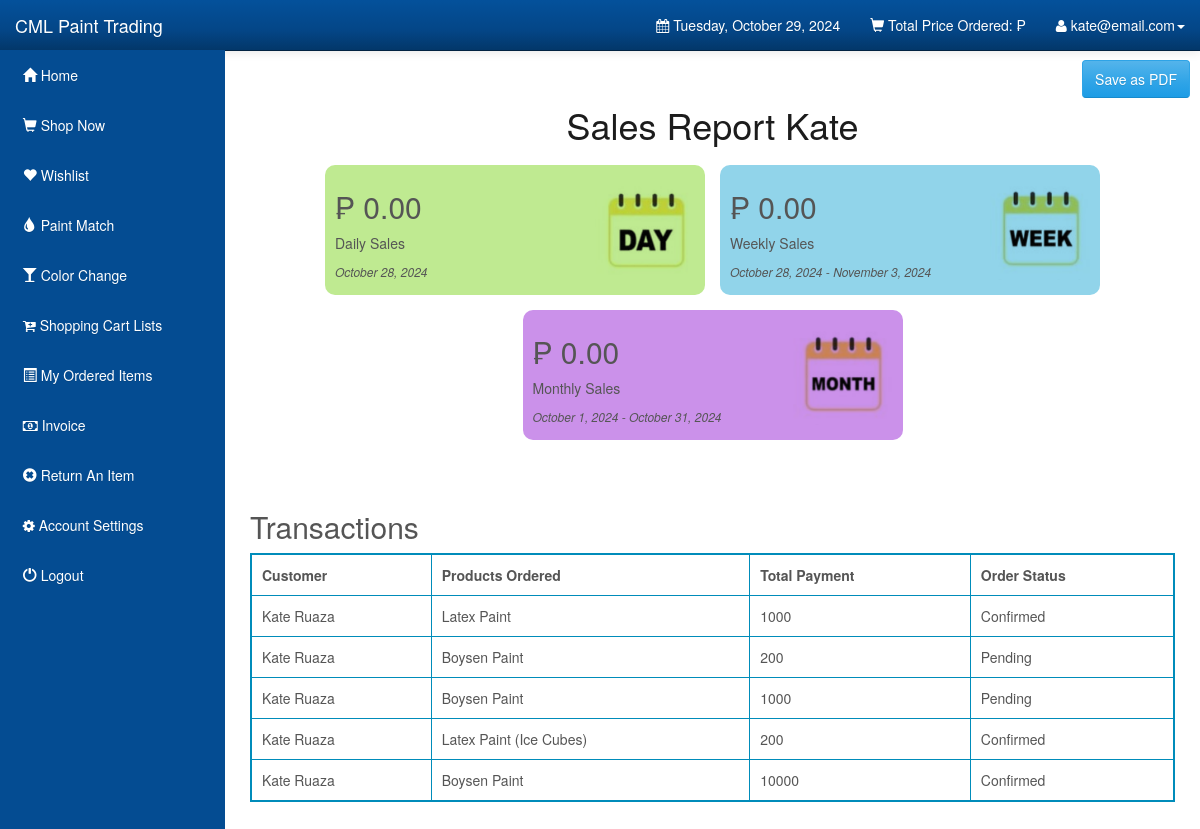
Page /Customers/salesreport.php (signed in) on the earlier database version.
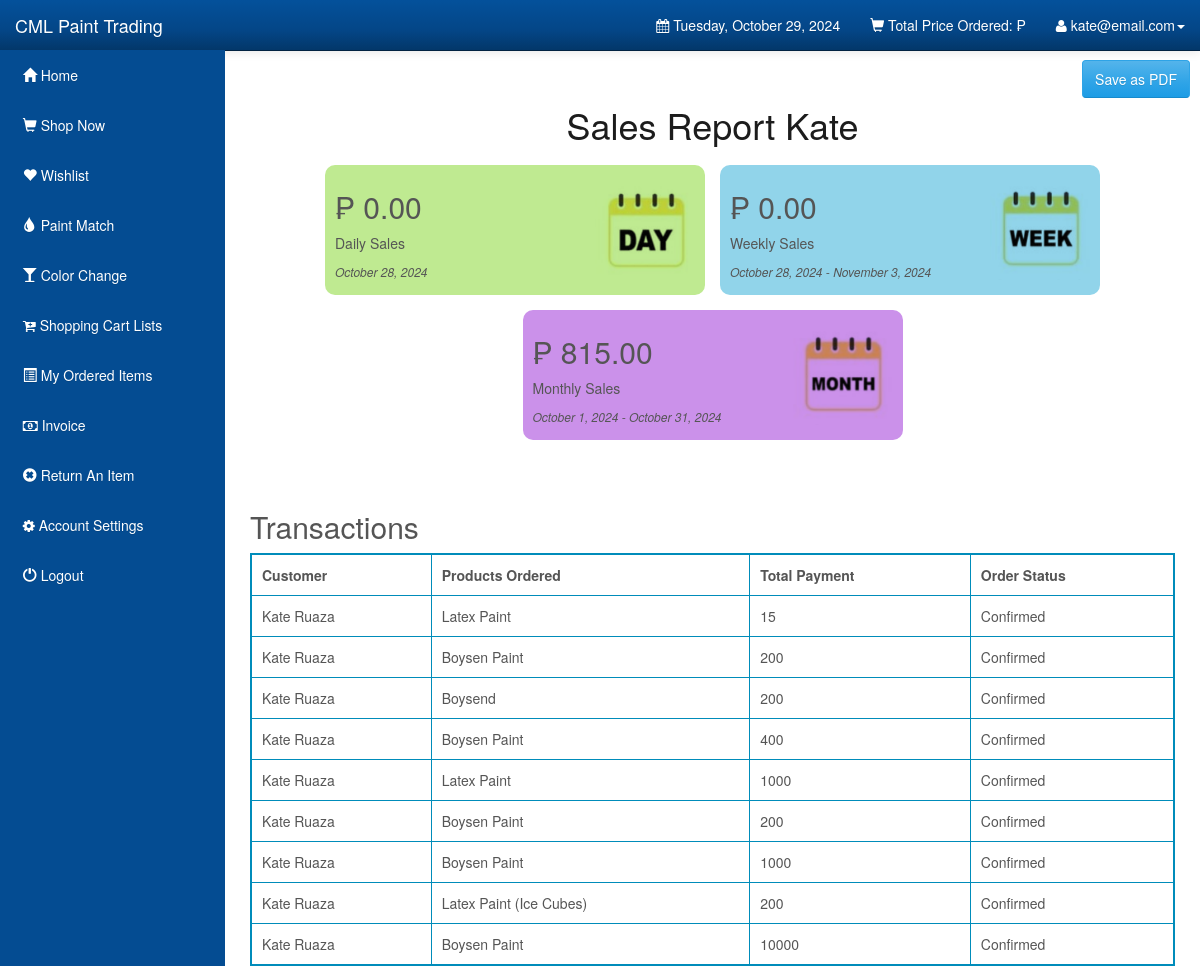
Same page on the later database version.
### tables this page shows
CREATE TABLE `users` (
  `user_id` int(11) NOT NULL,
  `user_email` varchar(1000) NOT NULL,
  `user_password` varchar(1000) NOT NULL,
  `user_firstname` varchar(1000) NOT NULL,
  `user_lastname` varchar(1000) NOT NULL,
  `user_address` varchar(1000) NOT NULL,
  `user_mobile` varchar(255) NOT NULL,
  `type` enum('Admin','Customer','Cashier') DEFAULT NULL
);

CREATE TABLE `orderdetails` (
  `order_id` int(10) UNSIGNED NOT NULL,
  `user_id` int(11) NOT NULL DEFAULT 0,
  `order_name` varchar(1000) NOT NULL DEFAULT '',
  `order_price` double NOT NULL DEFAULT 0,
  `order_quantity` int(10) UNSIGNED NOT NULL DEFAULT 0,
  `order_total` double NOT NULL DEFAULT 0,
  `order_status` varchar(45) NOT NULL DEFAULT '',
  `order_date` date DEFAULT NULL,
  `order_pick_up` datetime(6) DEFAULT NULL,
  `order_pick_place` enum('Quezon City','Caloocan','Valenzuela','San Jose de Monte') DEFAULT NULL,
  `gl` enum('Gallon','Liter') DEFAULT NULL,
  `payment_id` int(11) DEFAULT NULL,
  `product_id` int(11) DEFAULT NULL
);

### Customers/salesreport.php (the view, shortened to what this page needs)
<?php
require_once 'config.php';
extract($_SESSION);
$stmt_edit = $DB_con->prepare('SELECT * FROM users WHERE user_email = :user_email');
$stmt_edit->execute(array(':user_email' => $user_email));
$edit_row = $stmt_edit->fetch(PDO::FETCH_ASSOC);
if ($edit_row) {
    extract($edit_row);
}
?>
<!DOCTYPE html>
<html lang="en">
<head>
    <link rel="stylesheet" type="text/css" href="bootstrap/css/bootstrap.min.css" />
    <link rel="stylesheet" type="text/css" href="font-awesome/css/font-awesome.min.css" />
    <link rel="stylesheet" type="text/css" href="css/local.css" />
    <link rel="stylesheet" type="text/css" href="../Admin/css/salesreport.css" />
    <link rel="stylesheet" href="https://cdn.jsdelivr.net/npm/sweetalert2@11/dist/sweetalert2.min.css">
</head>
<body>
    <div id="wrapper">
        <a type="button" class="btn btn-primary" id="saveAsPDFBtn" href="../Admin/generate_pdf.php">Save as PDF</a>
        <?php require_once "navigation.php" ?>
        <div id="page-wrapper">
            <div class="sales-report-container">
                <h1>Sales Report <?php echo $_SESSION['user_firstname'] ?></h1>
                <div class="sales-report-content">
                    <?php
                    $current_user_id = $_SESSION['user_id'];
                    $stmt_daily = $DB_con->prepare(
                        'SELECT SUM(order_total) as daily_sales,
                        DATE(order_pick_up) as date
                        FROM orderdetails
                        WHERE DATE(order_date) = CURDATE()
                        AND user_id = ?');
                    $stmt_daily->bindParam(1, $current_user_id, PDO::PARAM_INT);
                    $stmt_daily->execute();
                    $daily = $stmt_daily->fetch(PDO::FETCH_ASSOC);
                    $dailySales = $daily['daily_sales'] ?? 0;
                    $dailyDate = $daily['date'] ?? date('Y-m-d');
                    $stmt_weekly = $DB_con->prepare(
                        'SELECT SUM(order_total) as weekly_sales,
                                DATE_SUB(CURDATE(), INTERVAL WEEKDAY(CURDATE()) DAY) as start_date,
                                DATE_ADD(DATE_SUB(CURDATE(), INTERVAL WEEKDAY(CURDATE()) DAY), INTERVAL 6 DAY) as end_date
                         FROM orderdetails
                         WHERE DATE(order_date) BETWEEN
                               DATE_SUB(CURDATE(), INTERVAL WEEKDAY(CURDATE()) DAY)
                               AND DATE_ADD(DATE_SUB(CURDATE(), INTERVAL WEEKDAY(CURDATE()) DAY), INTERVAL 6 DAY)
                               AND user_id = ?');
                    $stmt_weekly->bindParam(1, $current_user_id, PDO::PARAM_INT);
                    $stmt_weekly->execute();
                    $weekly = $stmt_weekly->fetch(PDO::FETCH_ASSOC);
                    $weeklySales = $weekly['weekly_sales'] ?? 0;
                    $weeklyStartDate = $weekly['start_date'] ?? date('Y-m-d', strtotime('-7 days'));
                    $weeklyEndDate = $weekly['end_date'] ?? date('Y-m-d');
                    $stmt_monthly = $DB_con->prepare(
                        'SELECT SUM(order_total) as monthly_sales,
                                DATE_FORMAT(CURDATE(), "%Y-%m-01") as start_date,
                                LAST_DAY(CURDATE()) as end_date
                         FROM orderdetails
                         WHERE DATE(order_date) BETWEEN
                               DATE_FORMAT(CURDATE(), "%Y-%m-01")
                               AND LAST_DAY(CURDATE())
                               AND user_id = ?');
                    $stmt_monthly->bindParam(1, $current_user_id, PDO::PARAM_INT);
                    $stmt_monthly->execute();
                    $monthly = $stmt_monthly->fetch(PDO::FETCH_ASSOC);
                    $monthlySales = $monthly['monthly_sales'] ?? 0;
                    $monthlyStartDate = $monthly['start_date'] ?? date('Y-m-d', strtotime('-1 month'));
                    $monthlyEndDate = $monthly['end_date'] ?? date('Y-m-d');
                    ?>
                    <div class="sales-report-item" data-toggle="modal" data-target="#dailySales">
                        <div>
                            <h2>&#8369 <?php echo number_format($dailySales, 2); ?></h2>
                            <p>Daily Sales</p>
                            <p><?php echo date('F j, Y', strtotime($dailyDate)); ?></p>
                        </div>
                        <img src="../Admin/local_image/daily.jpeg" alt="Daily Sales">
                    </div>
                    <div class="sales-report-item" data-toggle="modal" data-target="#weeklySales">
                        <div>
                            <h2>&#8369 <?php echo number_format($weeklySales, 2); ?></h2>
                            <p>Weekly Sales</p>
                            <p><?php echo date('F j, Y', strtotime($weeklyStartDate)) . ' - ' . date('F j, Y', strtotime($weeklyEndDate)); ?></p>
                        </div>
                        <img src="../Admin/local_image/weekly.jpeg" alt="Weekly Sales">
                    </div>
                    <div class="sales-report-item" data-toggle="modal" data-target="#monthlySales">
                        <div>
                            <h2>&#8369 <?php echo number_format($monthlySales, 2); ?></h2>
                            <p>Monthly Sales</p>
                            <p><?php echo date('F j, Y', strtotime($monthlyStartDate)) . ' - ' . date('F j, Y', strtotime($monthlyEndDate)); ?></p>
                        </div>
                        <img src="../Admin/local_image/monthly.jpeg" alt="Monthly Sales">
                    </div>
                </div>
                <div class="sales-report-transactions">
                    <h2>Transactions</h2>
                    <div class="transactions-table">
                        <table>
                            <thead>
                                <tr>
                                    <th>Customer</th>
                                    <th>Products Ordered</th>
                                    <th>Total Payment</th>
                                    <th>Order Status</th>
                                </tr>
                            </thead>
                            <tbody>
                                <?php
                                $current_user = $_SESSION['user_id'];
                                $stmt = $DB_con->prepare('SELECT users.user_email, users.user_firstname, users.user_lastname, users.user_address, orderdetails.*
                                FROM users
                                INNER JOIN orderdetails
                                ON users.user_id = orderdetails.user_id
                                WHERE orderdetails.user_id = :current_user
                                ORDER BY orderdetails.order_pick_up DESC');
                                $stmt->bindParam(':current_user', $current_user, PDO::PARAM_INT);
                                $stmt->execute();
                                if ($stmt->rowCount() > 0) {
                                    while ($row = $stmt->fetch(PDO::FETCH_ASSOC)) {
                                        $customerName = $row['user_firstname'] . ' ' . $row['user_lastname'];
                                        $productsOrdered = $row['order_name'];
                                        $orderStatus = $row['order_status'];
                                        $totalBill = $row['order_total'];
                                        ?>
                                        <tr>
                                            <td><?php echo htmlspecialchars($customerName); ?></td>
                                            <td><?php echo htmlspecialchars($productsOrdered); ?></td>
                                            <td><?php echo htmlspecialchars($totalBill); ?></td>
                                            <td><?php echo htmlspecialchars($orderStatus); ?></td>
                                        </tr>
                                        <?php
                                    }
                                } else {
                                    ?>
                                    <tr>
                                        <td colspan="3">No transactions found.</td>
                                    </tr>
                                    <?php
                                }
                                ?>
                            </tbody>
                        </table>
                    </div>
                </div>
            </div>
        </div>
        <br />
        <br />
    </div>
</body>
</html>

### Customers/navigation.php (shortened to what this page needs)
<nav class="navbar navbar-inverse navbar-fixed-top" role="navigation">
    <div class="navbar-header">
        <a class="navbar-brand" href="index.php">CML Paint Trading</a>
    </div>
    <div class="collapse navbar-collapse navbar-ex1-collapse">
        <ul class="nav navbar-nav side-nav">
            <li><a href="index.php"> &nbsp; <span class='glyphicon glyphicon-home'></span> Home</a></li>
            <li><a href="shop.php?id=1"> &nbsp; <span class='glyphicon glyphicon-shopping-cart'></span> Shop Now</a></li>
            <?php
                if ($_SESSION['user_type'] != 'Cashier'){
                ?>
                    <li><a href="wishlist.php?id=1">&nbsp; <span class='glyphicon glyphicon-heart'></span> Wishlist </a></li>
                    <li><a href="paint-match.php"> &nbsp; <span class='glyphicon glyphicon-tint'></span> Paint Match</a></li>
                    <li><a href="color-change.php"> &nbsp; <span class='glyphicon glyphicon-glass'></span> Color Change</a></li>
                <?php
                }
            ?>
            <li><a href="cart_items.php"> &nbsp; <span class='fa fa-cart-plus'></span> Shopping Cart Lists</a></li>
            <li><a href="orders.php"> &nbsp; <span class='glyphicon glyphicon-list-alt'></span> My Ordered Items</a></li>
            <?php
                if ($_SESSION['user_type'] != 'Cashier'){
                    ?>
                    <li><a href="invoice.php"> &nbsp; <span class='fa fa-money'></span> Invoice </a></li>
                    <li><a href="returnItemPage.php"> &nbsp; <span class='glyphicon glyphicon-remove-sign'></span> Return An Item</a></li>
                    <?php
                }
            ?>
            <li><a data-toggle="modal" data-target="#setAccount"> &nbsp; <span class='fa fa-gear'></span> Account Settings</a></li>
            <li><a href="logout.php"> &nbsp; <span class='glyphicon glyphicon-off'></span> Logout</a></li>
        </ul>
        <ul class="nav navbar-nav navbar-right navbar-user">
            <li class="dropdown messages-dropdown">
                <a href="#"><i class="fa fa-calendar"></i> <?php
                                                            $Today = date('y:m:d');
                                                            $new = date('l, F d, Y', strtotime($Today));
                                                            echo $new; ?></a>
            </li>
            <li class="dropdown user-dropdown">
                <a href="#" class="dropdown-toggle" data-toggle="dropdown"><span class='glyphicon glyphicon-shopping-cart'></span> Total Price Ordered: &#8369; <?php echo $total; ?> </b></a>
            </li>
            <li class="dropdown user-dropdown">
                <a href="#" class="dropdown-toggle" data-toggle="dropdown"><i class="fa fa-user"></i> <?php echo $user_email; ?><b class="caret"></b></a>
            </li>
        </ul>
    </div>
</nav>

### Customers/css/local.css (style rules this page uses)
#wrapper { padding-left: 0; }
#page-wrapper { width: 100%; padding: 5px 15px; }
body { font-family: "Helvetica Neue", Helvetica, Arial, sans-serif; font-size: 14px; line-height: 1.42857143; color: #555555; background-color: #ffffff; }
.btn { display: inline-block; margin-bottom: 0; font-weight: normal; text-align: center; vertical-align: middle; cursor: pointer; background-image: none; border: 1px solid transparent; white-space: nowrap; padding: 8px 12px; font-size: 14px; line-height: 1.42857143; border-radius: 4px; -webkit-user-select: none; -moz-user-select: none; -ms-user-select: none; user-select: none; }
.btn-primary { color: #ffffff; background-color: #2fa4e7; border-color: #2fa4e7; }
.navbar-inverse { background-color: #033c73; border-color: #022f5a; }
.navbar-inverse .navbar-brand { color: #ffffff; }
.navbar-inverse .navbar-nav > li > a { color: #ffffff; }
.navbar-inverse .navbar-collapse, .navbar-inverse .navbar-form { border-color: #022a50; }
.navbar { background-image: -webkit-linear-gradient(#54b4eb, #2fa4e7 60%, #1d9ce5); background-image: linear-gradient(#54b4eb, #2fa4e7 60%, #1d9ce5); background-repeat: no-repeat; filter: progid:DXImageTransform.Microsoft.gradient(startColorstr='#ff54b4eb', endColorstr='#ff1d9ce5', GradientType=0); border-bottom: 1px solid #178acc; filter: none; -webkit-box-shadow: 0 1px 10px rgba(0, 0, 0, 0.1); box-shadow: 0 1px 10px rgba(0, 0, 0, 0.1); }
.navbar .navbar-nav > li > a, .navbar-brand { text-shadow: 0 1px 0 rgba(0, 0, 0, 0.1); }
.navbar-inverse { background-image: -webkit-linear-gradient(#04519b, #044687 60%, #033769); background-image: linear-gradient(#04519b, #044687 60%, #033769); background-repeat: no-repeat; filter: progid:DXImageTransform.Microsoft.gradient(startColorstr='#ff04519b', endColorstr='#ff033769', GradientType=0); filter: none; border-bottom: 1px solid #022241; }
.btn { text-shadow: 0 1px 0 rgba(0, 0, 0, 0.1); }
.btn-primary { background-image: -webkit-linear-gradient(#54b4eb, #2fa4e7 60%, #1d9ce5); background-image: linear-gradient(#54b4eb, #2fa4e7 60%, #1d9ce5); background-repeat: no-repeat; filter: progid:DXImageTransform.Microsoft.gradient(startColorstr='#ff54b4eb', endColorstr='#ff1d9ce5', GradientType=0); filter: none; border-bottom: 1px solid #178acc; }
.clearfix:before, .clearfix:after, .container:before, .container:after, .container-fluid:before, .container-fluid:after, .row:before, .row:after, .form-horizontal .form-group:before, .form-horizontal .form-group:after, .btn-toolbar:before, .btn-toolbar:after, .btn-group-vertical > .btn-group:before, .btn-group-vertical > .btn-group:after, .nav:before, .nav:after, .navbar:before, .navbar:after, .navbar-header:before, .navbar-header:after, .navbar-collapse:before, .navbar-collapse:after, .pager:before, .pager:after, .panel-body:before, .panel-body:after, .modal-footer:before, .modal-footer:after { content: " "; display: table; }
.clearfix:after, .container:after, .container-fluid:after, .row:after, .form-horizontal .form-group:after, .btn-toolbar:after, .btn-group-vertical > .btn-group:after, .nav:after, .navbar:after, .navbar-header:after, .navbar-collapse:after, .pager:after, .panel-body:after, .modal-footer:after { clear: both; }
a { color: #2fa4e7; text-decoration: none; }
@media (min-width:768px) { #wrapper { padding-left: 225px; } }
@media (min-width:768px) { #page-wrapper { padding: 15px 25px; } }
@media (min-width:768px) { .side-nav { margin-left: -225px; left: 225px; width: 225px; position: fixed; top: 50px; height: 100%; border-radius: 0; border: none; background-color: #044C92; overflow-y: auto; } }
@media (min-width:768px) { .side-nav>li>a { width: 225px; } }
@media (min-width:768px) { .navbar-collapse { padding-left: 15px !important; padding-right: 15px !important; } }

### Customers/salesreport.php (style rules this page uses)
#saveAsPDFBtn { position: fixed !important; top: 60px !important; right: 10px !important; }

Differences in the rows shown:
added orderdetails: user.user_lastname "Kate Ruaza", order_name "Latex Paint", order_total "15", order_status "Confirmed"
added orderdetails: user.user_lastname "Kate Ruaza", order_name "Boysen Paint", order_total "200", order_status "Confirmed"
added orderdetails: user.user_lastname "Kate Ruaza", order_name "Boysend", order_total "200", order_status "Confirmed"
added orderdetails: user.user_lastname "Kate Ruaza", order_name "Boysen Paint", order_total "400", order_status "Confirmed"
changed orderdetails (number 6 of 9 on the later page): order_status "Pending" → "Confirmed"
changed orderdetails (number 7 of 9 on the later page): order_status "Pending" → "Confirmed"
Other differences:
$monthlySales: "0.00" → "815.00"
